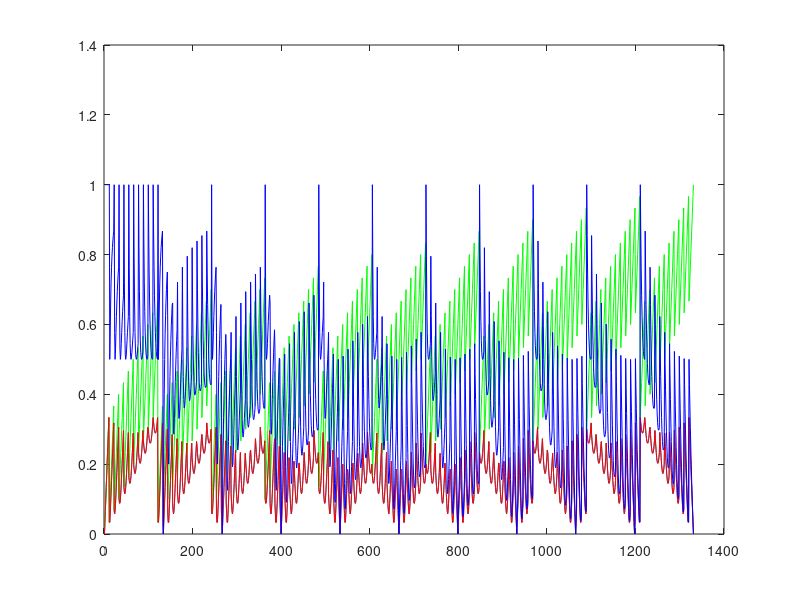
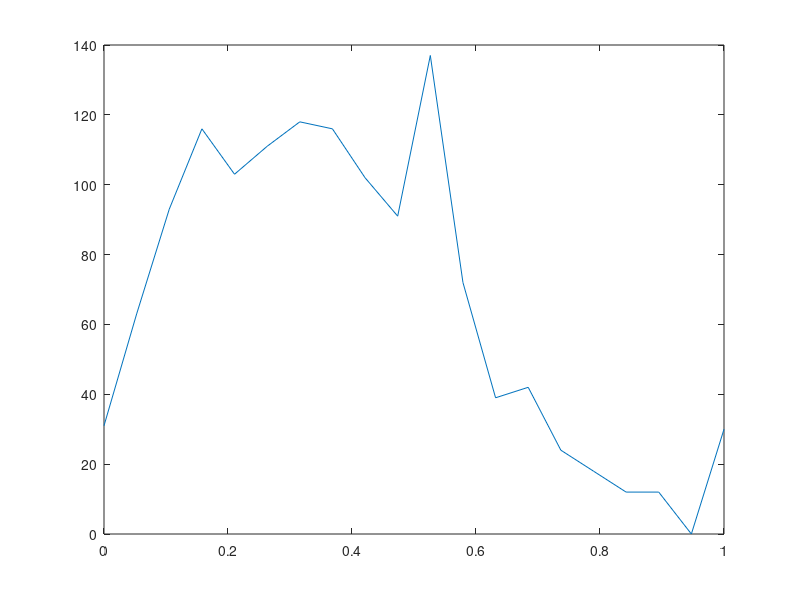

Recreate these plots in MATLAB, in order.
clear all
Va=0:0.1:1;
Vb=0:0.1:1;
Vc=0:0.1:1;
clear i
Vb=Vb*exp(-i*2*pi/3)
Vc=Vc*exp(i*2*pi/3)
a=exp(i*2*pi/3)
for i=0:10
    for j=0:10
        for k=0:10
            V0(121*i+11*j+k+1)=abs(1/3*(Va(i+1)+Vb(j+1)+Vc(k+1)));
            Vp(121*i+11*j+k+1)=abs(1/3*(Va(i+1)+a*Vb(j+1)+a^2*Vc(k+1)));
            Vn(121*i+11*j+k+1)=abs(1/3*(Va(i+1)+a^2*Vb(j+1)+a*Vc(k+1)));
        end
    end
end

plot(1:1331,V0)
hold on
plot(1:1331,Vp,'g')
hold on
plot(1:1331,Vn,'r')

n=Vn./Vp;
hold on
plot(1:1331,n,'b')
H=hist(n,20)
figure
plot(0:1/19:1,H)

